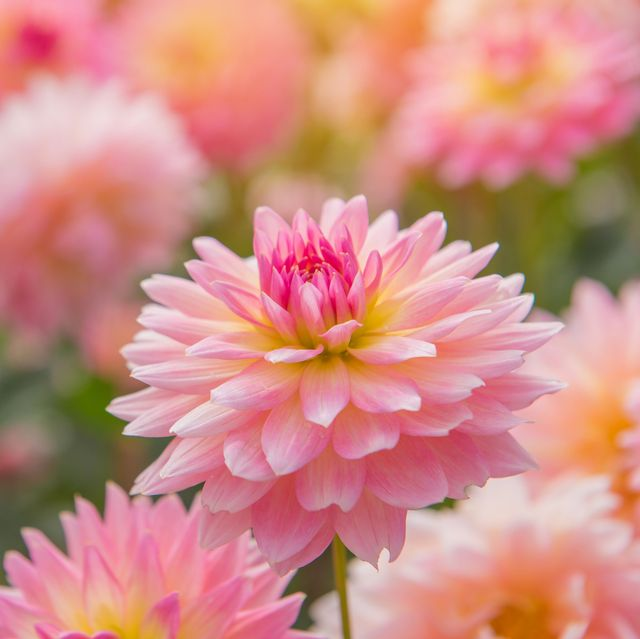
#> input picture Image Compression/pink.jpg, 640 x 639 px
$ jupyter execute 'Grayscale Image compression using SVD .ipynb'
#> lines starting #> are read from the running program, lines starting #| are printed output that depends on the picture
[cell 1]
# SVD for image compression - Its one of the dimensionality reduction technique used in data science.
# Applications of Singular Value Decomposition (SVD)Image Compression, Image Recovery, Eigenfaces, Spectral Clustering, Background Removal from Videos.
# Reduces a high-rank matrix to a low-rank matrix while preserving important information by decomposing the matrix to 3 small matrices.

[cell 2]
# Has 2 types - RGB,grayscale
# RGB has intensity issues hence mostly we use grayscale method
# IMAGE COMPRESSION - grayscale
import os
import pandas as pd
import numpy as np
import matplotlib.pyplot as plt
from PIL import Image

[cell 3]
# reading image in greyscale
#image=cv2.imread('DSC_0021.JPG',1)
#cv2.imshow('',image)
#cv2.waitkey(1)
img = Image.open('pink.jpg')
#> img is the input picture: PIL image 640x639 RGB; mean R, G, B 206.6, 140.2, 130.9
imggray = img.convert('LA')
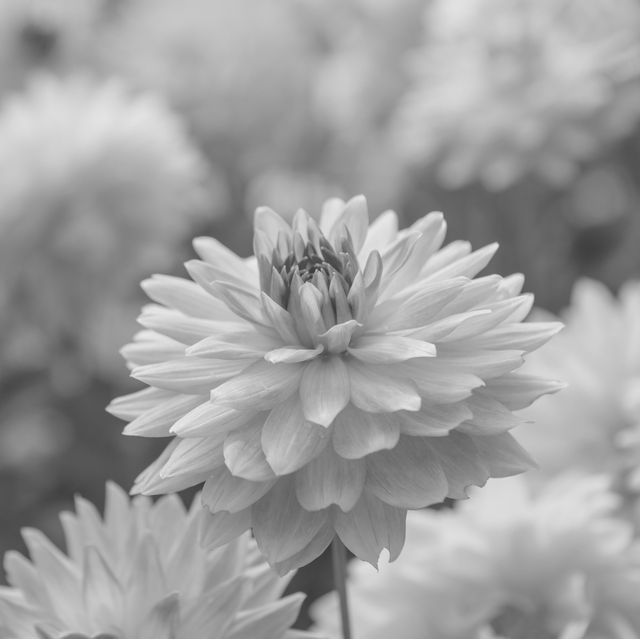
#> imggray: PIL image 640x639 LA; mean R, G, B, A 159, 159, 159, 255
plt.figure(figsize=(9, 6))
plt.imshow(imggray);
img.size
#> Out = (640, 639)

[cell 4]
# convert to numpy matrix:
imgmat = np.array(list(imggray.getdata(band=0)), float)
imgmat.shape = (imggray.size[1], imggray.size[0])
imgmat = np.asmatrix(imgmat)
plt.figure(figsize=(16, 9))
plt.imshow(imgmat, cmap='gray')

[cell 5]
# decompose the matrix to 3 small matrices U,S,V :
U, S, V=np.linalg.svd(imgmat)
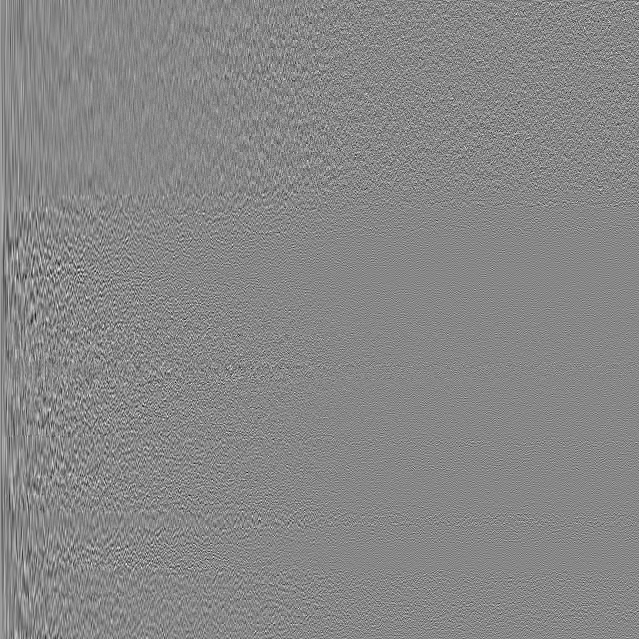
#> U: shape (639, 639) float64; min -0.254, max 0.225, mean 5.69e-05; drawn with min black and max white
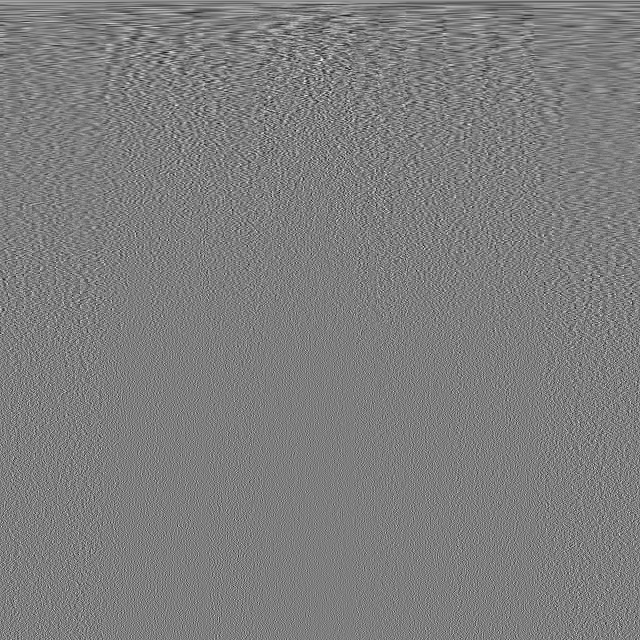
#> V: shape (640, 640) float64; min -0.209, max 0.212, mean 6.85e-05; drawn with min black and max white
#> S = 639 values, max 102305.8 at index 0, min 0.0064 at index 638, mean 345.3

[cell 6]
# inspect shapes of the matrices
print(U.shape , S.shape ,V.shape)
#| (639, 639) (639,) (640, 640)

[cell 7]
# plot images with different number of components
# plot images with different number of components
#comps = [100, 80, 60, 40, 20]

plt.figure(figsize = (16, 10))
reconstimg = np.asmatrix(U[:, :1]) * np.diag(S[:1]) * np.asmatrix(V[:1, :])
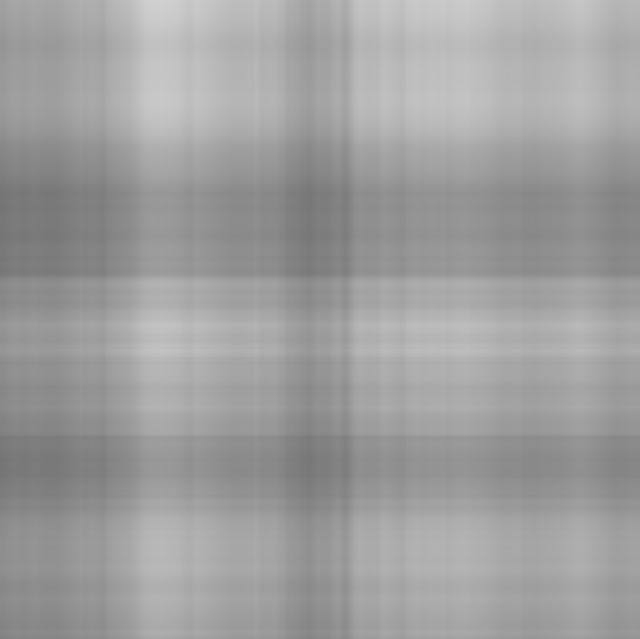
#> reconstimg: shape (639, 640) float64; min 117, max 208.1, mean 159
plt.imshow(reconstimg, cmap='gray')

for i in range(5,51,5) :
   reconstimg = np.asmatrix(U[:, :i]) * np.diag(S[:i]) * np.asmatrix(V[:i, :])
   plt.imshow(reconstimg,cmap='gray')
   plt.title("n = %s" % i)
   plt.show()

[cell 8]
for i in range(5,51,5) :
   reconstimg = np.asmatrix(U[:, :i]) * np.diag(S[:i]) * np.asmatrix(V[:i, :])
   plt.imshow(reconstimg,cmap='gray')
   plt.title("n = %s" % i)
   plt.show()
#> this loop made 10 passes
#> pass 1, `reconstimg = np.asmatrix(U[:, :i]) * np.diag(S[:i]) * np.asmatrix(V[:i..`:
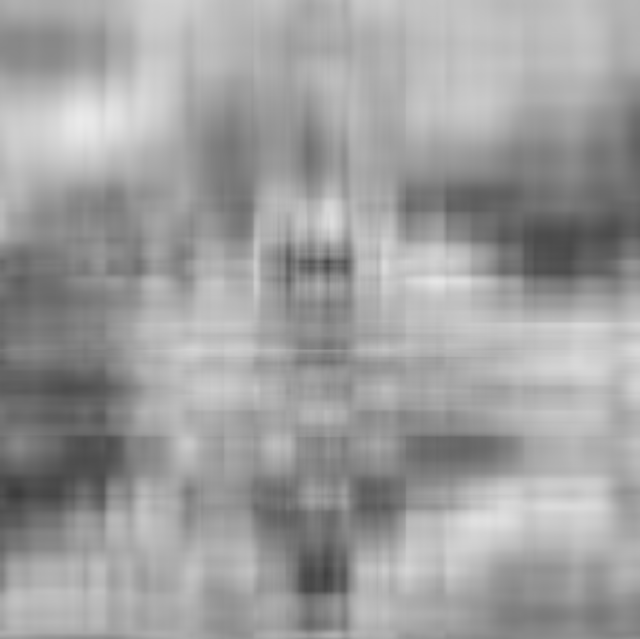
#> reconstimg: shape (639, 640) float64; min 60.55, max 234.7, mean 159
#> pass 2, `reconstimg = np.asmatrix(U[:, :i]) * np.diag(S[:i]) * np.asmatrix(V[:i..`:
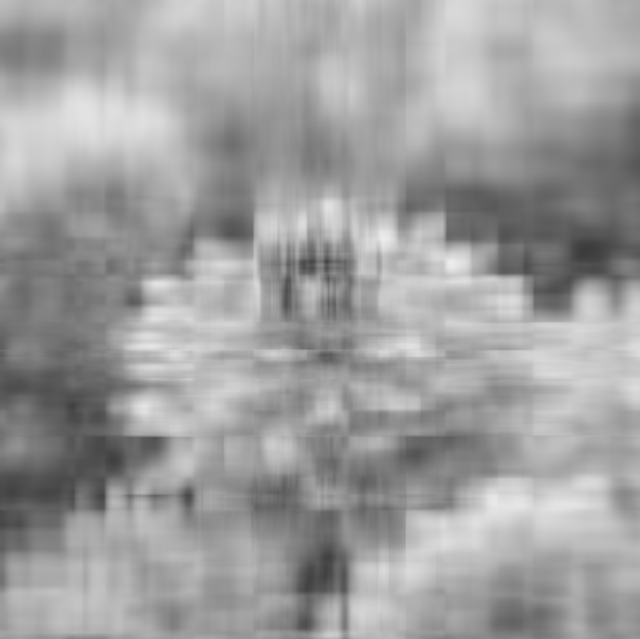
#> reconstimg: shape (639, 640) float64; min 60.7, max 238.3, mean 159

[cell 9]
result = Image.fromarray((reconstimg).astype(np.uint8))
result.save('compressed.jpg')
